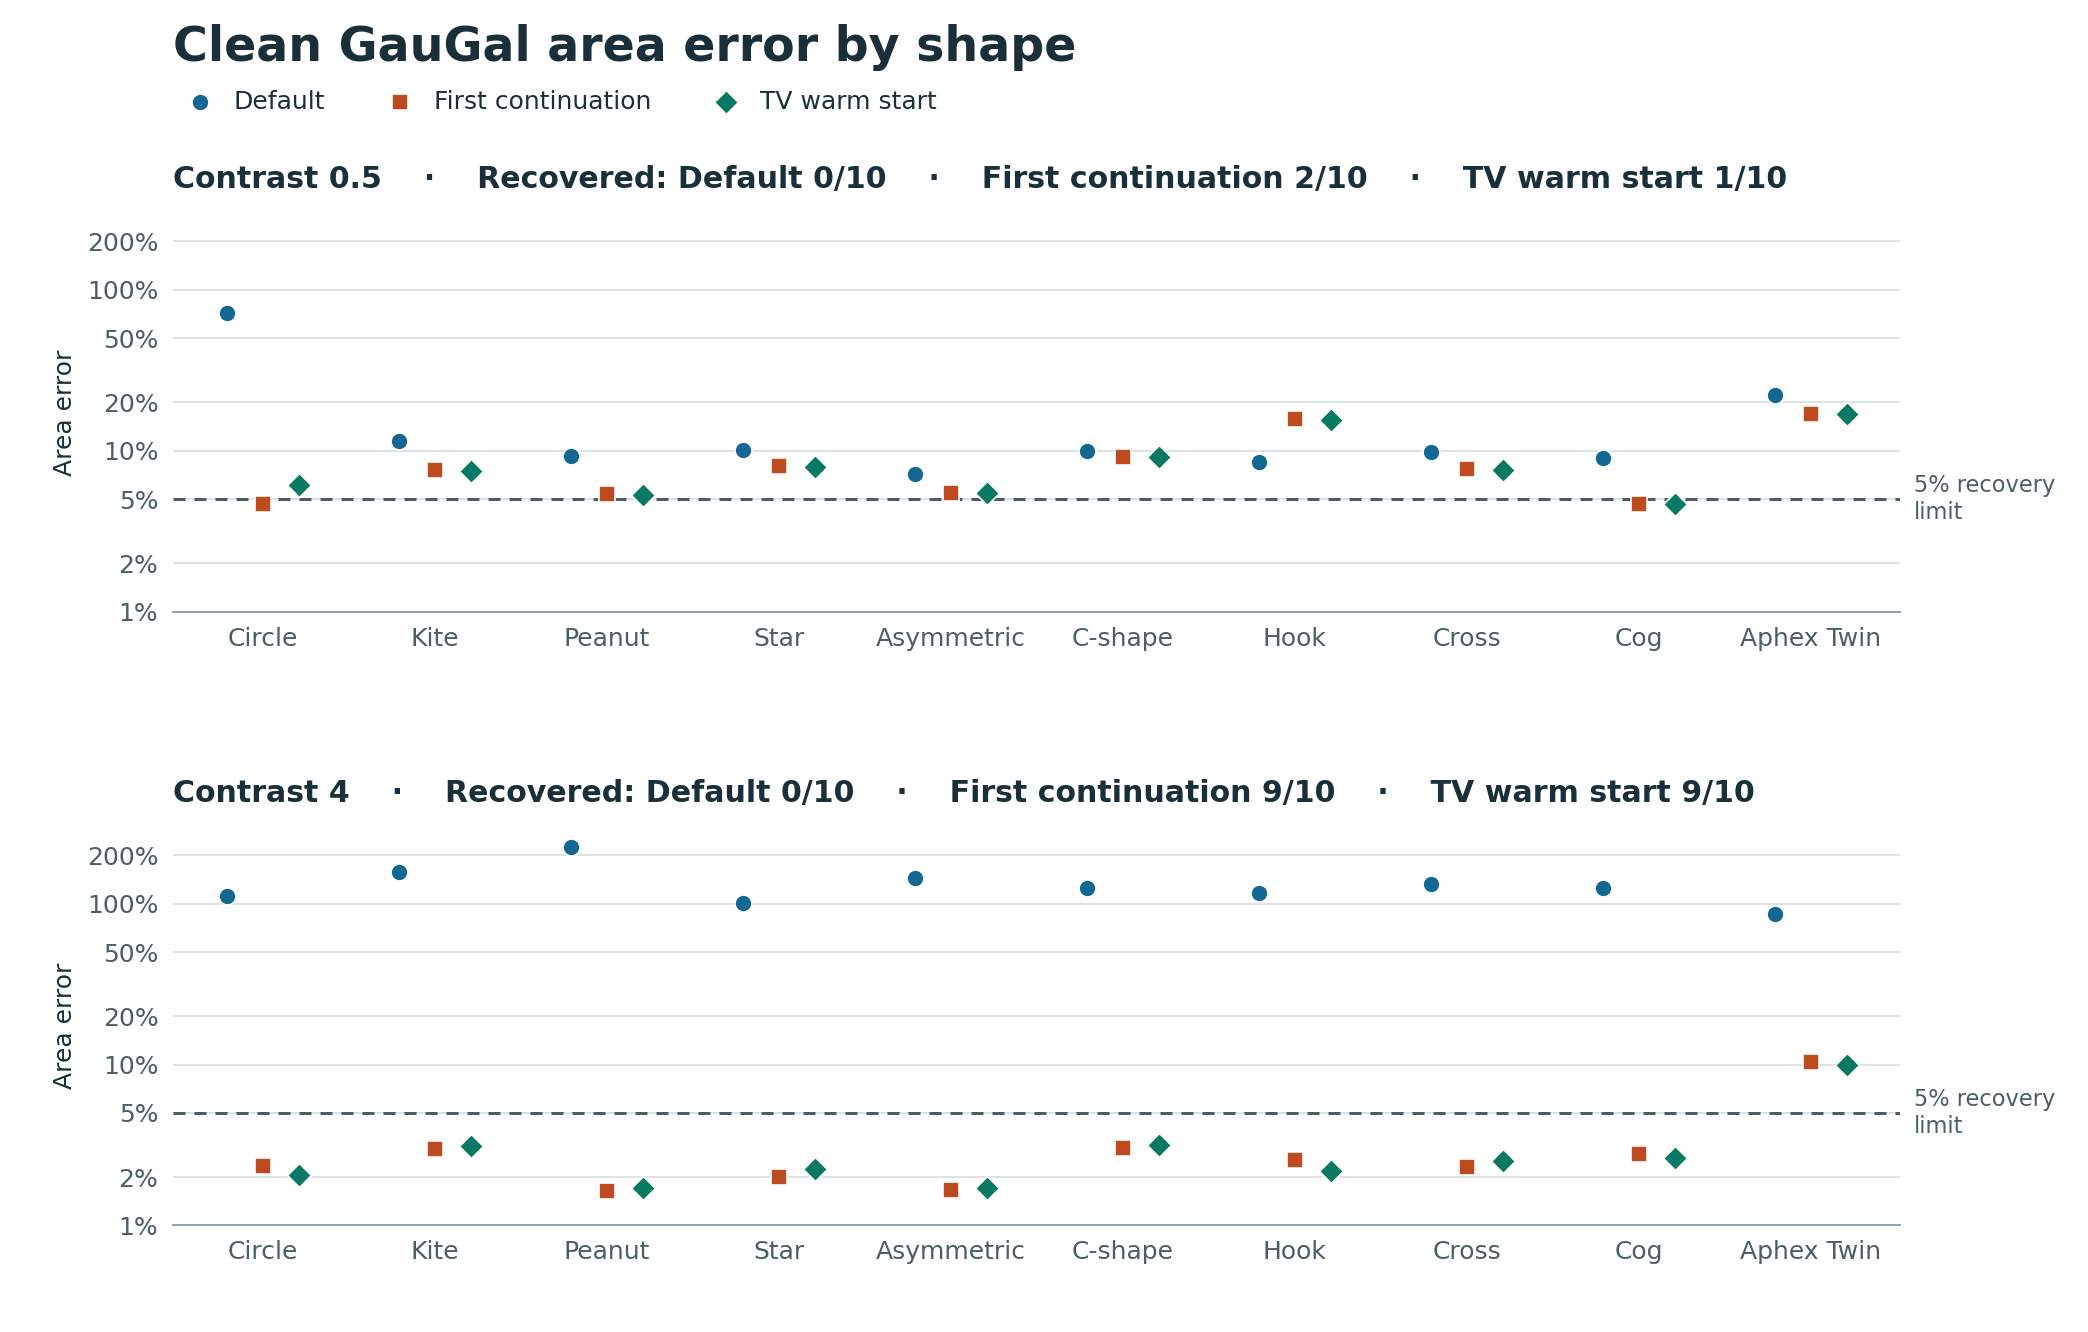

This chart was generated by the following Python code:
"""Render on CPU with PYTHONPATH=solvers:. from the repository root."""

import json
from pathlib import Path

import matplotlib
matplotlib.use("Agg")
import matplotlib.pyplot as plt
from matplotlib.ticker import NullLocator, PercentFormatter
import numpy as np

from experiments.benchmark.scenes import SCENES, case_id

OUT = Path(__file__).resolve().parent
RESULTS = OUT.parents[4] / "results" / "gaugal"
LIMIT = 5
INK, MUTED = "#192f3a", "#4b5e66"
RUNS = (
    ("Default", "default_clean_uc_fs", "#126793", "o"),
    ("First continuation", "converged_clean_uc_fc", "#bd4b1f", "s"),
    ("TV warm start", "tvwarm_clean_uc_fc", "#087962", "D"),
)


def errors_percent(run, contrast):
    errors = []
    for scene in SCENES:
        case = case_id(contrast, scene)
        score = json.loads((RESULTS / run / case / "score.json").read_text())
        if score["case"] != case or score["run"] != f"gaugal/{run}":
            raise ValueError(f"Score does not match {run}/{case}")
        errors.append(100 * score["area_error"])
    return np.array(errors)


def main():
    plt.rcParams.update({"font.family": "DejaVu Sans", "font.size": 10, "text.color": INK,
                         "axes.labelcolor": INK, "xtick.color": MUTED, "ytick.color": MUTED})
    fig, axes = plt.subplots(2, 1, figsize=(11.6, 7.4), sharey=True)
    fig.subplots_adjust(left=.083, right=.91, bottom=.08, top=.84, hspace=.54)
    fig.suptitle("Clean GauGal area error by shape", x=.083, y=.982, ha="left",
                 fontsize=19, weight="bold")
    x = np.arange(len(SCENES))
    names = {"c_shape": "C-shape", "aphex_twin": "Aphex Twin"}
    for ax, contrast in zip(axes, (0.5, 4)):
        counts = []
        for offset, (label, run, color, marker) in zip((-.21, 0, .21), RUNS):
            errors = errors_percent(run, contrast)
            ax.scatter(x + offset, errors, label=label, color=color, marker=marker,
                       s=46, edgecolors="white", linewidths=.65, zorder=3)
            counts.append(f"{label} {np.count_nonzero(errors <= LIMIT)}/{len(errors)}")
        ax.set_title(f"Contrast {contrast:g}    ·    Recovered: " + "    ·    ".join(counts),
                     loc="left", fontsize=12, weight="bold", pad=10)
        ax.set_yscale("log")
        ax.set_ylim(1, 300)
        ax.set_yticks([1, 2, 5, 10, 20, 50, 100, 200])
        ax.yaxis.set_major_formatter(PercentFormatter(xmax=100, decimals=0))
        ax.yaxis.set_minor_locator(NullLocator())
        ax.set_ylabel("Area error")
        ax.set_xlim(-.52, len(SCENES) - .48)
        ax.set_xticks(x)
        ax.set_xticklabels([names.get(s, s.capitalize()) for s in SCENES])
        ax.grid(axis="y", color="#d8e0e3", linewidth=.7)
        ax.axhline(LIMIT, color=MUTED, linestyle=(0, (4, 3)), linewidth=1.2)
        ax.text(1.008, LIMIT, "5% recovery\nlimit", transform=ax.get_yaxis_transform(),
                va="center", color=MUTED, fontsize=9)
        ax.tick_params(length=0, pad=6)
        for side in ("right", "top", "left"):
            ax.spines[side].set_visible(False)
        ax.spines["bottom"].set_color("#91a3ac")
    handles, labels = axes[0].get_legend_handles_labels()
    fig.legend(handles, labels, loc="upper left", bbox_to_anchor=(.079, .94),
               ncol=3, frameon=False, borderaxespad=0, handletextpad=.35)
    fig.savefig(OUT / "area_error_by_case.png", dpi=180)
    plt.close(fig)


if __name__ == "__main__":
    main()
